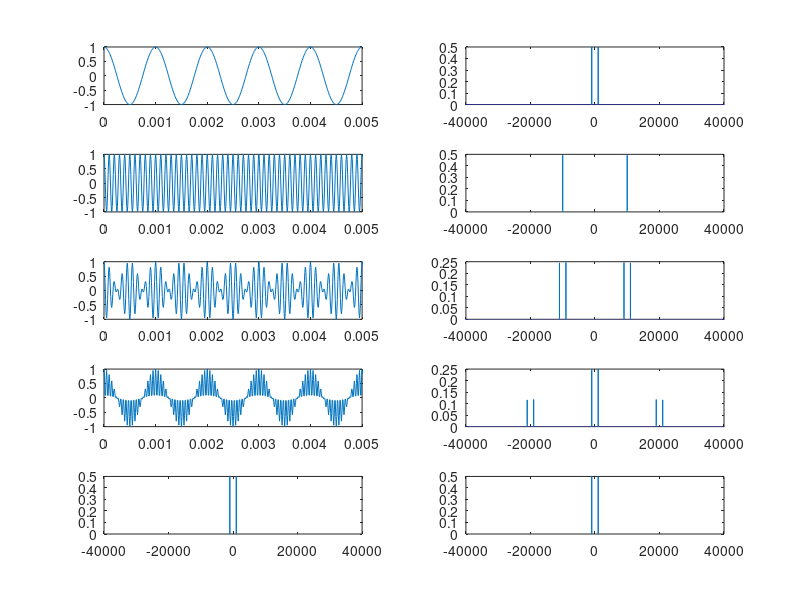

Write MATLAB code to recreate this figure.
# Aula realizada dia 05 de março de 2024
# Aluno: Gustavo Paulo
# Modulação e demodulação AM

clear all; close all; clc;
pkg load signal;

fs = 1e5;
ts = 1/fs;

f1 = 1e3;
A1 = 1;

f2 = 10e3;
A2 = 1;

t = [0 : ts : 1];
m_t = A1 * cos(2*pi*f1*t);
c_t = A2 * cos(2*pi*f2*t);
s_t = m_t .* c_t;
r_t = s_t .* c_t;

passo_f = 1;
f = [-fs/2 : passo_f : fs/2];
M_f = fftshift(fft(m_t) / length(m_t));
C_f = fftshift(fft(c_t) / length(c_t));
S_f = fftshift(fft(s_t) / length(s_t));
R_f = fftshift(fft(r_t) / length(r_t));

f_cut = 2e3;
filtro_pb = [zeros(1, fs/2 - f_cut/2) ones(1, f_cut + 1) zeros(1, fs/2 - f_cut/2)];

M_f_hat = 2 * R_f .* filtro_pb;
m_t_hat = ifft(ifftshift(M_f_hat)) * length(M_f_hat);

figure(1)
subplot(5, 2, 1)
plot(t, m_t)
xlim([0 5*(1/f1)])

subplot(5, 2, 3)
plot(t, c_t)
xlim([0 5*(1/f1)])

subplot(5, 2, 5)
plot(t, s_t)
xlim([0 5*(1/f1)])

subplot(5, 2, 7)
plot(t, r_t)
xlim([0 5*(1/f1)])

subplot(5, 2, 9)
plot(f, abs(M_f))
xlim([-4*f2 4*f2])

subplot(5, 2, 2)
plot(f, abs(M_f))
xlim([-4*f2 4*f2])

subplot(5, 2, 4)
plot(f, abs(C_f))
xlim([-4*f2 4*f2])

subplot(5, 2, 6)
plot(f, abs(S_f))
xlim([-4*f2 4*f2])

subplot(5, 2, 8)
plot(f, abs(R_f))
xlim([-4*f2 4*f2])

subplot(5, 2, 10)
plot(f, abs(M_f_hat))
xlim([-4*f2 4*f2])